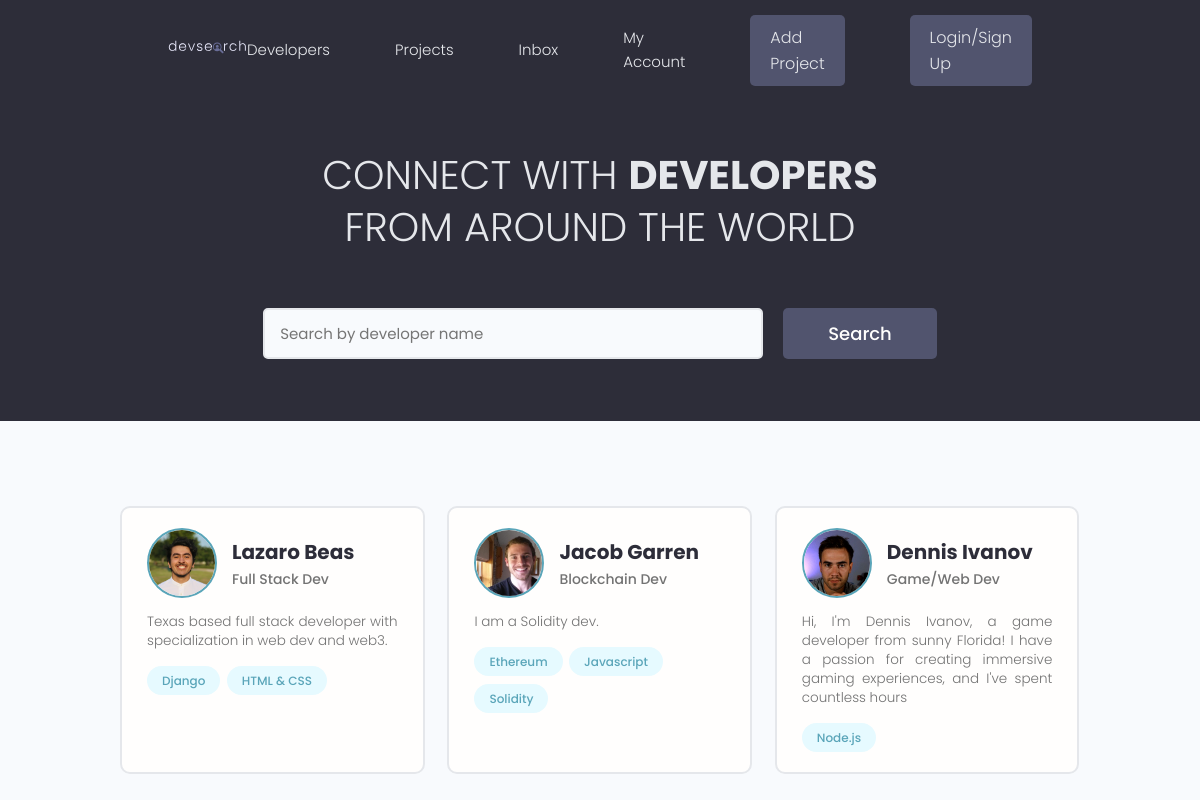
The page / on the database its author committed.
### users/models.py (models this page shows, shortened)
class Profile(models.Model):
    user = models.OneToOneField(User, on_delete=models.CASCADE, null=True, blank=True)
    username = models.CharField(max_length=200, blank=True, null=True)
    loacation = models.CharField(max_length=200, blank=True, null=True)
    name = models.CharField(max_length=200, blank=True, null=True)
    email = models.EmailField(max_length=300, blank=True, null=True)
    pitch = models.CharField(max_length=200, blank=True, null=True)
    bio = models.TextField(blank=True, null=True)
    profile_image = models.ImageField(null=True, blank=True, upload_to='profile-pics/', default='profile-pics/user-default.png',)
    social_github = models.CharField(max_length=200, blank=True, null=True)
    social_twitter = models.CharField(max_length=200, blank=True, null=True)
    social_linkedin = models.CharField(max_length=200, blank=True, null=True)
    created = models.DateTimeField(auto_now_add=True)
    id = models.UUIDField(default=uuid.uuid4, unique=True, primary_key=True, editable=False)

class Skill(models.Model):
    owner = models.ForeignKey(Profile, on_delete=models.CASCADE, null=True, blank=True,)
    name = models.CharField(max_length=200, blank=True, null=True)
    description = models.TextField(blank=True, null=True)
    id = models.UUIDField(default=uuid.uuid4, unique=True, primary_key=True, editable=False,)
    def __str__(self):
        return(self.name)

### users/views.py (the view)
# urls.py: path('', views.profiles, name='profiles'),
def profiles(request):
    profiles = Profile.objects.all()
    context = {'profiles': profiles}
    return render(request, 'users/profiles.html', context)

### users/templates/users/profiles.html (shortened to what this page needs)
<!DOCTYPE html>
<html lang="en">
<head>
</head>
<body>
{% extends 'main.html' %}
{% block content %}
<main class="home">
    <section class="hero-section text-center">
      <div class="container container--narrow">
        <div class="hero-section__box">
          <h2>CONNECT WITH <span>DEVELOPERS</span></h2>
          <h2>FROM AROUND THE WORLD</h2>
        </div>
        <div class="hero-section__search">
          <form class="form" action="#" method="get">
            <div class="form__field">
              <input class="input input--text" id="formInput#search" type="text" name="text"
                placeholder="Search by developer name" />
            </div>
            <input class="btn btn--sub btn--lg" type="submit" value="Search" />
          </form>
        </div>
      </div>
    </section>
    <section class="devlist">
      <div class="container">
        <div class="grid grid--three">
            {% for profile in profiles %}
          <div class="column card">
            <div class="dev">
              <a href="{% url 'user-profile' profile.id %}" class="card__body">
                <div class="dev__profile">
                  <img class="avatar avatar--md" src="{{ profile.profile_image.url }}" alt="image" />
                  <div class="dev__meta">
                    <h3>{{ profile.name}}</h3>
                    <h5>{{ profile.pitch | slice:"60"}}</h5>
                  </div>
                </div>
                <p class="dev__info">
                  {{ profile.bio | slice:"150"}}
                </p>
                <div class="dev__skills">
                    {% for skill in profile.skill_set.all %}
                  <span class="tag tag--pill tag--main">
                    <small>{{ skill }}</small>
                  </span>
                    {% endfor %}
                </div>
              </a>
            </div>
          </div>
            {% endfor %}
        </div>
      </div>
    </section>
  </main>
{% endblock %}

### static/styles/app.css (style rules this page uses)
:root { --color-sub: #2d2d39; }
.btn--sub { background-color: var(--color-sub-light); }
.card { border: 2px solid var(--color-light); }
img { width: 100%; }
.hero-section { height: 40vh; display: flex; align-items: center; background-color: var(--color-sub); }
.hero-section__box { margin-bottom: 4rem; }
.hero-section__box > h2, .hero-section__box > h2 > span { font-size: 4rem; color: var(--color-light); line-height: 1.3; text-transform: uppercase; }
.hero-section__box > h2 { font-weight: 300; }
.hero-section__box > h2 > span { font-weight: 700; }
.hero-section__search > .form { display: flex; align-items: center; justify-content: center; gap: 2rem; }
.hero-section__search > .form input.input--text { width: 50rem; }
.devlist { margin-top: 8rem; }
.devlist .grid { align-items: stretch; }
.devlist .dev .dev__profile { display: flex; align-items: center; gap: 1.5rem; }
.devlist .dev .dev__meta h3 { color: var(--color-sub); font-size: 2rem; font-weight: 700; }
.devlist .dev .dev__meta h5 { color: var(--color-text); font-size: 1.4rem; font-weight: 500; }
.devlist .dev .dev__info { margin: 1.5rem 0; font-size: 1.35rem; line-height: 1.4; text-align: justify; }

### static/uikit/styles/modules/_variables.css (style rules this page uses)
:root { --color-main: #5aa5b9; --color-main-light: #e6faff; --color-sub: #3f4156; --color-sub-light: #51546e; --color-sub-lighter: #ededfd; --color-text: #737373; --color-gray: #8b8b8b; --color-light: #e5e7eb; --color-light-gray: #767676; --color-bg: #f8fafd; --color-white: #fffefd; --color-white-light: #f3f3f3; --color-success: #359e64; --color-success-bg: #def8e8; --color-error: #fc4b0b; --color-error-bg: #fff2ee; --font-base: 'Poppins', arial, helvetica, 'Segoe UI', roboto, ubuntu, sans-serif; --font-monospace: 'Fira Code', 'Courier New', courier, monospace; --font-regular: 300; --font-medium: 500; --font-bold: 700; --generic-shadow: 1px 1px 5px #00000010; --generic-transition: all 0.3s ease-in-out; }

### static/uikit/styles/modules/_base.css (style rules this page uses)
* { margin: 0; padding: 0; box-sizing: border-box; text-rendering: optimizeLegibility; color: inherit; font-size: inherit; }
html { font-size: 50%; }
@media only screen and (min-width: 480px) { html { font-size: 56.25%; } }
@media only screen and (min-width: 1200px) { html { font-size: 62.5%; } }
body { line-height: 1.6; font-weight: 400; font-size: 1.5rem; color: var(--color-text); background-color: var(--color-bg); min-height: 100vh; }

### static/uikit/styles/modules/_typography.css (style rules this page uses)
* { font-family: var(--font-base); }
h2 { font-size: 3.6rem; font-weight: var(--font-bold); }
h3 { font-size: 3.2rem; font-weight: var(--font-medium); }
h5 { font-size: 2.4rem; font-weight: var(--font-medium); }
h5, h6 { font-weight: var(--font-regular); }
p, span, strong { font-size: 1.6rem; color: var(--color-text); font-weight: var(--font-regular); }
a { padding-bottom: 2px; text-decoration: none; display: inline-block; color: var(--color-main); font-weight: var(--font-medium); }

### static/uikit/styles/modules/_utilities.css (style rules this page uses)
.container { width: 92%; max-width: 165rem; margin: 0 auto; box-sizing: border-box; }
.container--narrow { width: 92%; max-width: 120rem; }
@media screen and (min-width: 1000px) { .container { width: 90%; } }
@media screen and (min-width: 1000px) { .container--narrow { width: 85%; } }
@media screen and (min-width: 1200px) { .container { width: 80%; } }
@media screen and (min-width: 1200px) { .container--narrow { width: 72%; } }
.text-center { text-align: center; }

### static/uikit/styles/modules/_avatar.css (style rules this page uses)
.avatar { border-radius: 50%; border: 2px solid var(--color-main); object-fit: cover; }
.avatar--md { height: 7rem; width: 7rem; }

### static/uikit/styles/modules/_button.css (style rules this page uses)
.btn { display: inline-block; position: relative; cursor: pointer; background-color: var(--color-light); font-weight: var(--font-medium); color: var(--color-sub); text-decoration: none; padding: 1rem 2rem; border-radius: 0.5rem; border: none; width: -webkit-fit-content; width: -moz-fit-content; width: fit-content; height: -webkit-fit-content; height: -moz-fit-content; height: fit-content; font-size: 1.6rem; outline-width: 0; outline-color: transparent; -webkit-backface-visibility: hidden; backface-visibility: hidden; transition: all 0.3s ease-in-out; }
.btn--sub { background-color: var(--color-sub); color: var(--color-white); }
.btn--lg { font-size: 1.8rem; padding: 1.2rem 4.5rem; }

### static/uikit/styles/modules/_card.css (style rules this page uses)
.card { border-radius: 1rem; background-color: var(--color-white); border: 1.5px solid var(--color-light); width: auto; height: auto; margin-top: 0.5rem; margin-bottom: 0.5rem; overflow: hidden; }
.card__body, .card__header { padding: 2rem 2.5rem; }

### rows shown on the page
Profile: profile_image (picture), name "Lazaro Beas", pitch "Full Stack Dev", bio "Texas based full stack developer with specialization in web dev and web3."
Skill: name "Django"
Skill: name "HTML & CSS"
Profile: profile_image (picture), name "Jacob Garren", pitch "Blockchain Dev", bio "I am a Solidity dev."
Skill: name "Ethereum"
Skill: name "Javascript"
Skill: name "Solidity"
Profile: profile_image (picture), name "Dennis Ivanov", pitch "Game/Web Dev", bio "Hi, I'm Dennis Ivanov, a game developer from sunny Florida! I have a passion for creating immersive gaming experiences, and I've spent countless hours"
Skill: name "Node.js"
